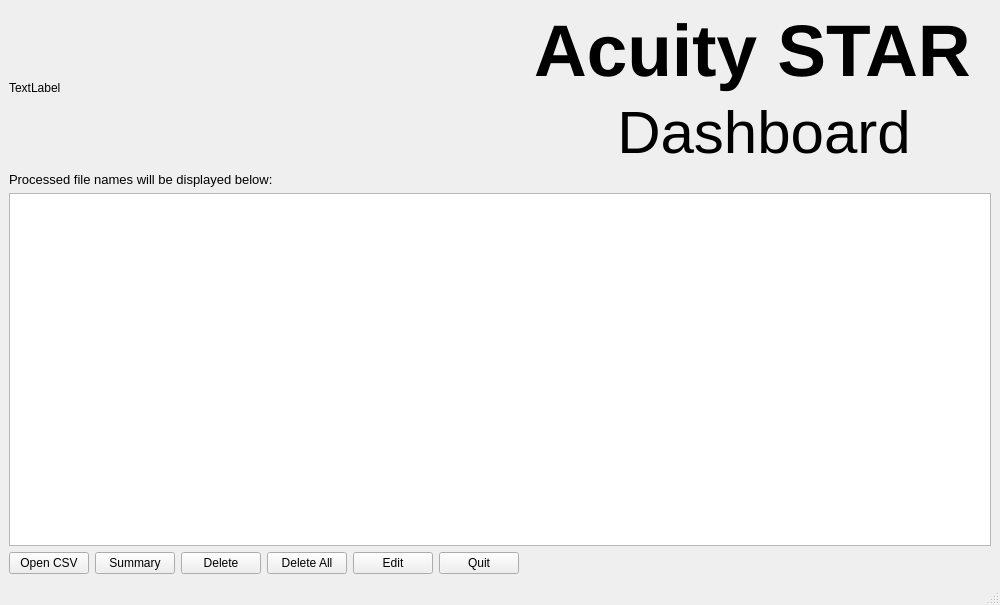
<?xml version="1.0" encoding="UTF-8"?>
<ui version="4.0">
 <class>DashBoard</class>
 <widget class="QMainWindow" name="DashBoard">
  <property name="geometry">
   <rect>
    <x>0</x>
    <y>0</y>
    <width>1000</width>
    <height>605</height>
   </rect>
  </property>
  <property name="minimumSize">
   <size>
    <width>1000</width>
    <height>600</height>
   </size>
  </property>
  <property name="mouseTracking">
   <bool>false</bool>
  </property>
  <property name="windowTitle">
   <string>DashBoard</string>
  </property>
  <property name="windowIcon">
   <iconset resource="images.qrc">
    <normaloff>:/new/img/image/banana.png</normaloff>:/new/img/image/banana.png</iconset>
  </property>
  <widget class="QWidget" name="centralwidget">
   <layout class="QVBoxLayout" name="verticalLayout_4">
    <item>
     <layout class="QVBoxLayout" name="verticalLayout_3">
      <item>
       <layout class="QHBoxLayout" name="horizontalLayout">
        <item>
         <widget class="QLabel" name="label_2">
          <property name="text">
           <string>TextLabel</string>
          </property>
         </widget>
        </item>
        <item>
         <spacer name="horizontalSpacer">
          <property name="orientation">
           <enum>Qt::Horizontal</enum>
          </property>
          <property name="sizeHint" stdset="0">
           <size>
            <width>5</width>
            <height>20</height>
           </size>
          </property>
         </spacer>
        </item>
        <item>
         <layout class="QVBoxLayout" name="verticalLayout_2">
          <item>
           <widget class="QLabel" name="label">
            <property name="font">
             <font>
              <pointsize>55</pointsize>
              <weight>75</weight>
              <bold>true</bold>
             </font>
            </property>
            <property name="text">
             <string>Acuity STAR </string>
            </property>
           </widget>
          </item>
          <item>
           <widget class="QLabel" name="label_4">
            <property name="font">
             <font>
              <pointsize>45</pointsize>
              <weight>50</weight>
              <bold>false</bold>
             </font>
            </property>
            <property name="text">
             <string>     Dashboard</string>
            </property>
           </widget>
          </item>
         </layout>
        </item>
       </layout>
      </item>
      <item>
       <layout class="QVBoxLayout" name="verticalLayout">
        <item>
         <widget class="QLabel" name="label_5">
          <property name="font">
           <font>
            <pointsize>10</pointsize>
            <italic>false</italic>
           </font>
          </property>
          <property name="text">
           <string>Processed file names will be displayed below:</string>
          </property>
         </widget>
        </item>
        <item>
         <widget class="QListWidget" name="listWidget_2"/>
        </item>
        <item>
         <layout class="QHBoxLayout" name="horizontalLayout_2">
          <item>
           <widget class="QPushButton" name="pushButton">
            <property name="text">
             <string>Open CSV</string>
            </property>
           </widget>
          </item>
          <item>
           <widget class="QPushButton" name="pushButton_2">
            <property name="text">
             <string>Summary</string>
            </property>
           </widget>
          </item>
          <item>
           <widget class="QPushButton" name="pushButton_6">
            <property name="text">
             <string>Delete</string>
            </property>
           </widget>
          </item>
          <item>
           <widget class="QPushButton" name="pushButton_8">
            <property name="text">
             <string>Delete All</string>
            </property>
           </widget>
          </item>
          <item>
           <widget class="QPushButton" name="pushButton_7">
            <property name="text">
             <string>Edit</string>
            </property>
           </widget>
          </item>
          <item>
           <widget class="QPushButton" name="pushButton_3">
            <property name="maximumSize">
             <size>
              <width>120</width>
              <height>16777215</height>
             </size>
            </property>
            <property name="text">
             <string>Quit</string>
            </property>
           </widget>
          </item>
          <item>
           <spacer name="horizontalSpacer_2">
            <property name="orientation">
             <enum>Qt::Horizontal</enum>
            </property>
            <property name="sizeHint" stdset="0">
             <size>
              <width>40</width>
              <height>20</height>
             </size>
            </property>
           </spacer>
          </item>
         </layout>
        </item>
       </layout>
      </item>
     </layout>
    </item>
   </layout>
  </widget>
  <widget class="QMenuBar" name="menubar">
   <property name="geometry">
    <rect>
     <x>0</x>
     <y>0</y>
     <width>1000</width>
     <height>26</height>
    </rect>
   </property>
  </widget>
  <widget class="QStatusBar" name="statusbar"/>
 </widget>
 <resources>
  <include location="images.qrc"/>
 </resources>
 <connections/>
</ui>
